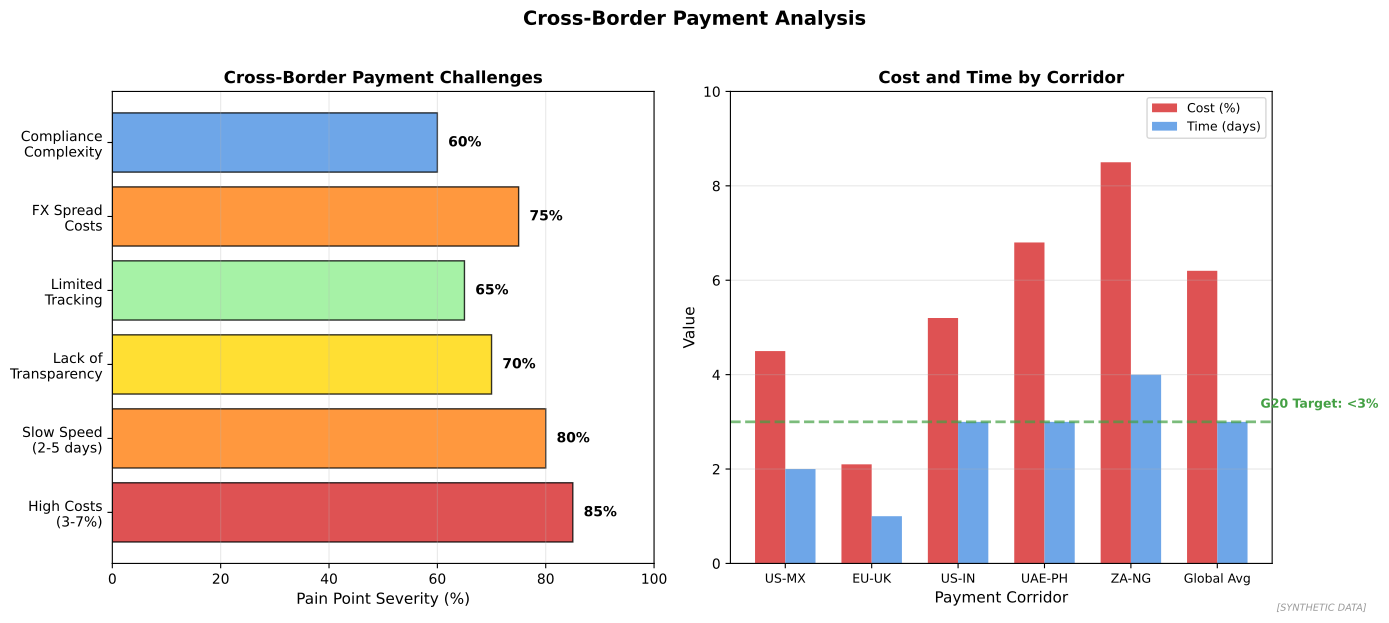

Generate this figure with Python:
"""
Cross-Border Payment Challenges
International payment friction

Output: cross_border_payments.pdf
Module: module_04_trad_finance
Lesson: 39 - Payment Rails
"""

from pathlib import Path
import matplotlib.pyplot as plt
import numpy as np

CHART_METADATA = {
    'title': 'Cross Border Payments',
    'module': 'module_04_trad_finance',
    'lesson': 39,
    'url': 'https://github.com/Digital-AI-Finance/digital-finance/tree/main/module_04_trad_finance/figures/cross_border_payments'
}

plt.rcParams.update({'font.size': 10, 'axes.labelsize': 10})

def create_chart():
    fig, axes = plt.subplots(1, 2, figsize=(14, 6))

    # Pain Points
    ax1 = axes[0]

    issues = ['High Costs\n(3-7%)', 'Slow Speed\n(2-5 days)', 'Lack of\nTransparency',
             'Limited\nTracking', 'FX Spread\nCosts', 'Compliance\nComplexity']
    impact = [85, 80, 70, 65, 75, 60]
    colors = ['#D62728', '#FF7F0E', '#FFD700', '#90EE90', '#FF7F0E', '#4A90E2']

    bars = ax1.barh(issues, impact, color=colors, alpha=0.8, edgecolor='black')

    for bar, imp in zip(bars, impact):
        ax1.text(bar.get_width() + 2, bar.get_y() + bar.get_height()/2,
                f'{imp}%', va='center', fontsize=10, fontweight='bold')

    ax1.set_xlabel('Pain Point Severity (%)', fontsize=11)
    ax1.set_title('Cross-Border Payment Challenges', fontsize=12, fontweight='bold')
    ax1.set_xlim(0, 100)
    ax1.xaxis.grid(True, alpha=0.3)

    # Corridor Costs
    ax2 = axes[1]

    corridors = ['US-MX', 'EU-UK', 'US-IN', 'UAE-PH', 'ZA-NG', 'Global Avg']
    cost = [4.5, 2.1, 5.2, 6.8, 8.5, 6.2]
    time = [2, 1, 3, 3, 4, 3]  # Days

    x = np.arange(len(corridors))
    width = 0.35

    bars1 = ax2.bar(x - width/2, cost, width, label='Cost (%)', color='#D62728', alpha=0.8)
    bars2 = ax2.bar(x + width/2, time, width, label='Time (days)', color='#4A90E2', alpha=0.8)

    ax2.set_xlabel('Payment Corridor', fontsize=11)
    ax2.set_ylabel('Value', fontsize=11)
    ax2.set_title('Cost and Time by Corridor', fontsize=12, fontweight='bold')
    ax2.set_xticks(x)
    ax2.set_xticklabels(corridors, fontsize=9)
    ax2.legend(loc='upper right', fontsize=9)
    ax2.set_ylim(0, 10)
    ax2.yaxis.grid(True, alpha=0.3)

    # G20 Target
    ax2.axhline(y=3, color='#44A044', linestyle='--', linewidth=2, alpha=0.7)
    ax2.text(5.5, 3.3, 'G20 Target: <3%', fontsize=9, color='#44A044', fontweight='bold')

    fig.suptitle('Cross-Border Payment Analysis', fontsize=14, fontweight='bold', y=1.02)
    fig.text(0.98, 0.02, '[SYNTHETIC DATA]', fontsize=7, color='#999999', ha='right', style='italic')
    plt.tight_layout()

    output_path = Path(__file__).parent / 'cross_border_payments.pdf'
    plt.savefig(output_path, format='pdf', dpi=300, bbox_inches='tight')
    plt.close()
    print(f"Chart saved to: {output_path}")
    return output_path

if __name__ == '__main__':
    create_chart()
